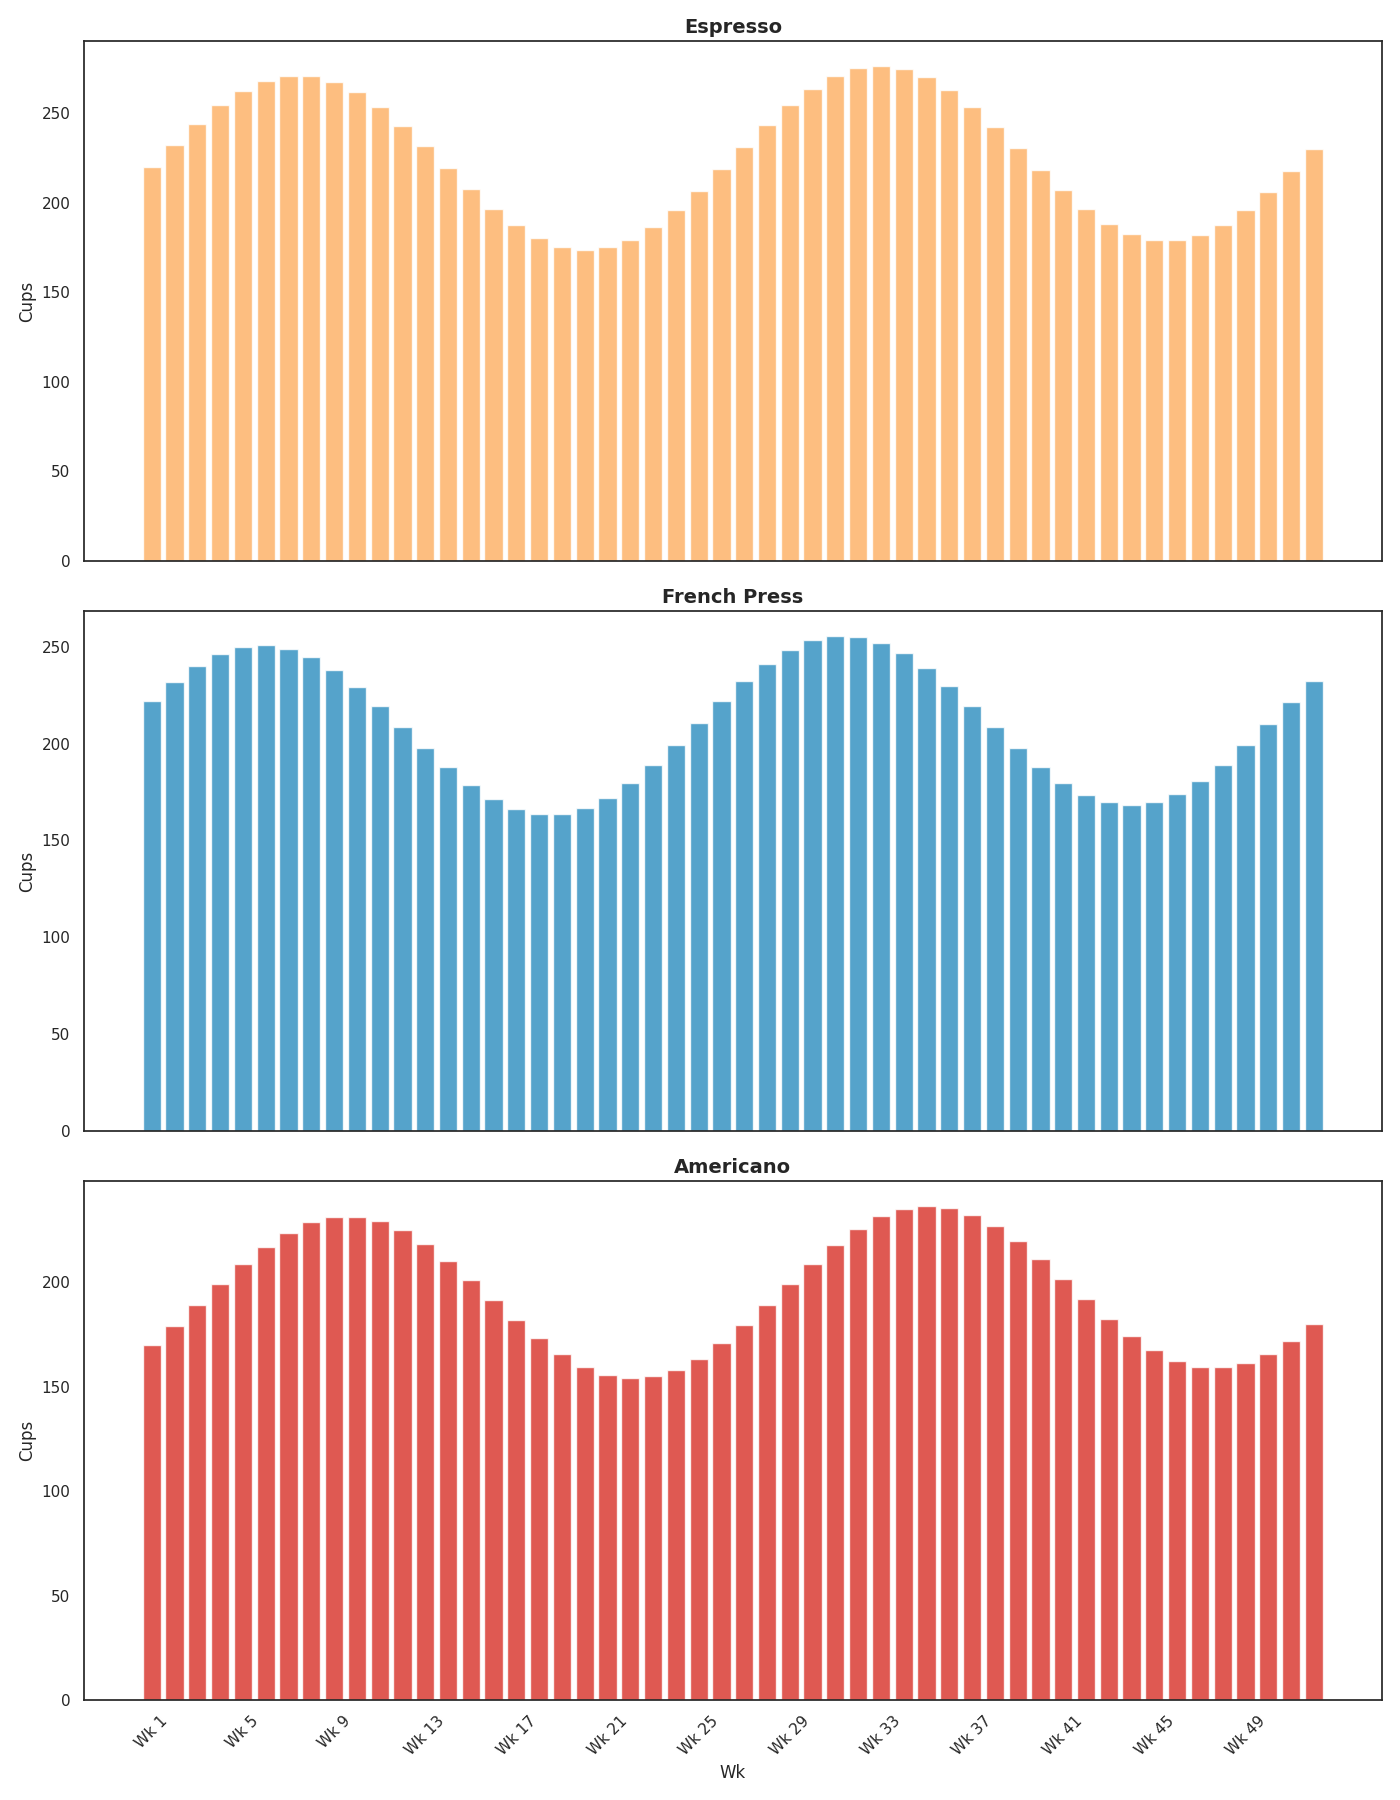

This chart was generated by the following Python code:
import matplotlib.pyplot as plt
import numpy as np

weeks = np.array(range(1, 53))

espresso_consumption = 220 + 50 * np.sin(np.linspace(0, 4 * np.pi, 52)) + np.linspace(0, 10, 52)
french_press_consumption = 200 + 45 * np.sin(np.linspace(0, 4 * np.pi, 52) + np.pi / 8) + np.linspace(5, 15, 52)
americano_consumption = 180 + 40 * np.sin(np.linspace(0, 4 * np.pi, 52) - np.pi / 6) + np.linspace(10, 20, 52)

# Sorting the data in ascending order
sorted_espresso_weeks = weeks[np.argsort(espresso_consumption)]
sorted_espresso_consumption = np.sort(espresso_consumption)

sorted_french_press_weeks = weeks[np.argsort(french_press_consumption)]
sorted_french_press_consumption = np.sort(french_press_consumption)

sorted_americano_weeks = weeks[np.argsort(americano_consumption)]
sorted_americano_consumption = np.sort(americano_consumption)

# Shuffling the color assignments
colors = ['#fdae61', '#2b8cbe', '#d73027']

fig, ax = plt.subplots(3, 1, figsize=(14, 18), sharex=True)

ax[0].bar(sorted_espresso_weeks, sorted_espresso_consumption, color=colors[0], alpha=0.8)
ax[0].set_title("Espresso", fontsize=14, fontweight='bold')
ax[0].set_ylabel("Cups", fontsize=12)

ax[1].bar(sorted_french_press_weeks, sorted_french_press_consumption, color=colors[1], alpha=0.8)
ax[1].set_title("French Press", fontsize=14, fontweight='bold')
ax[1].set_ylabel("Cups", fontsize=12)

ax[2].bar(sorted_americano_weeks, sorted_americano_consumption, color=colors[2], alpha=0.8)
ax[2].set_title("Americano", fontsize=14, fontweight='bold')
ax[2].set_ylabel("Cups", fontsize=12)
ax[2].set_xlabel("Wk", fontsize=12)

for a in ax:
    a.set_xticks(weeks[::4])
    a.set_xticklabels(['Wk {}'.format(i) for i in weeks[::4]], rotation=45)

plt.tight_layout()
plt.show()
